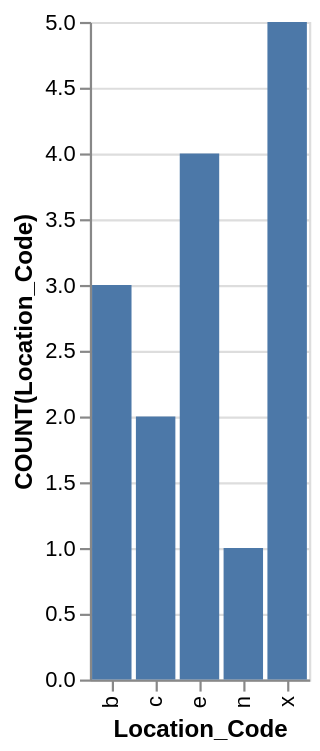

Write the Vega-Lite specification saved for this chart.
### Vega-Lite specification from a JSON file in a GitHub repository (floating-point values rounded to 4 significant figures)
{"data": {"values": [{"x_data": "b", "y_data": 3}, {"x_data": "c", "y_data": 2}, {"x_data": "e", "y_data": 4}, {"x_data": "n", "y_data": 1}, {"x_data": "x", "y_data": 5}]}, "mark": "bar", "encoding": {"x": {"field": "x_data", "type": "nominal", "title": "Location_Code", "sort": "ascending"}, "y": {"field": "y_data", "type": "quantitative", "title": "COUNT(Location_Code)"}}}
